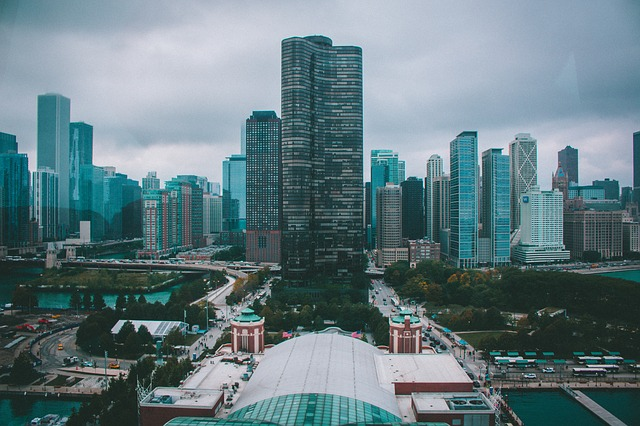
#> input picture OpenCV/src/buildings.jpg, 640 x 426 px
$ python lesson23.py
#> lines starting #> are read from the running program, lines starting #| are printed output that depends on the picture; after the words box and inside, x2 and y2 are one past the last pixel; in counts of white or black regions, pixels touching at a corner belong together
import cv2
import numpy as np
import copy

img = cv2.imread('src/buildings.jpg')
#> img is the input picture: shape (426, 640, 3); mean B, G, R 129.3, 123.3, 100.8
img_g = cv2.imread('src/buildings.jpg', 0)
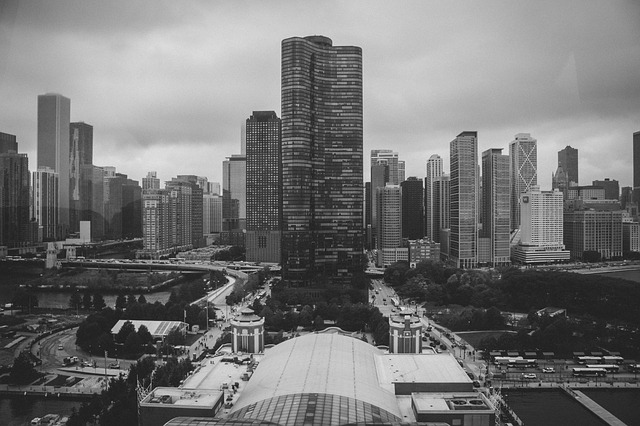
#> img_g: shape (426, 640); min 5, max 249, mean 117.3
h, w = img.shape[:2]
#> h = 426; w = 640
print(h, w)
#| 426 640
cv2.imshow('img', img)

img_harris = copy.deepcopy(img)
img_dst = cv2.cornerHarris(img_g, 2, 3, 0.04)
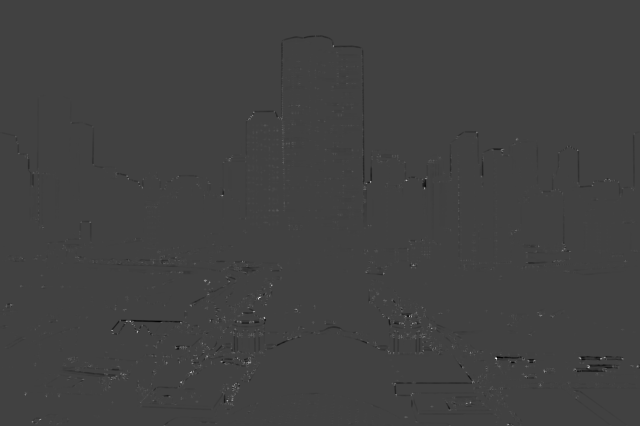
#> img_dst: shape (426, 640) float32; min -0.00651, max 0.0189, mean 5.38e-07; drawn with min black and max white
img_harris[img_dst > 0.05 * img_dst.max()] = [0, 0, 255]
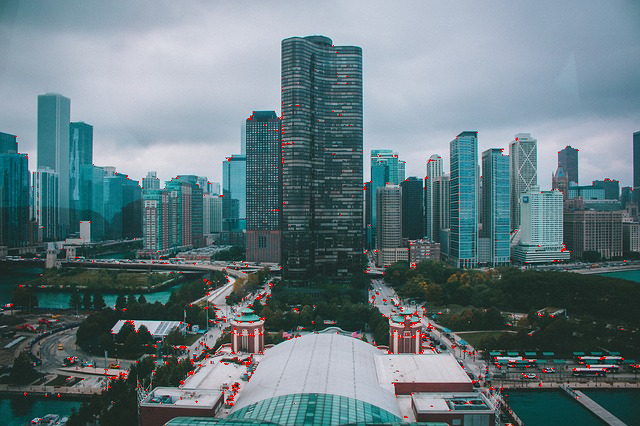
#> img_harris: shape (426, 640, 3); 0.75% of pixels changed, all inside (x1, y1, x2, y2) = (3, 45, 639, 426)
cv2.imshow('img_harris', img_harris)

img_kaze = copy.deepcopy(img)
kaze = cv2.KAZE_create()
kp1 = kaze.detect(img, None)
#> kp1 = 1138 keypoints; strongest (x, y, size): (153, 327, 9.8), (136, 324, 7.3), (401, 389, 9.9), (117, 327, 9.4)
img_kaze = cv2.drawKeypoints(img_kaze, kp1, None)
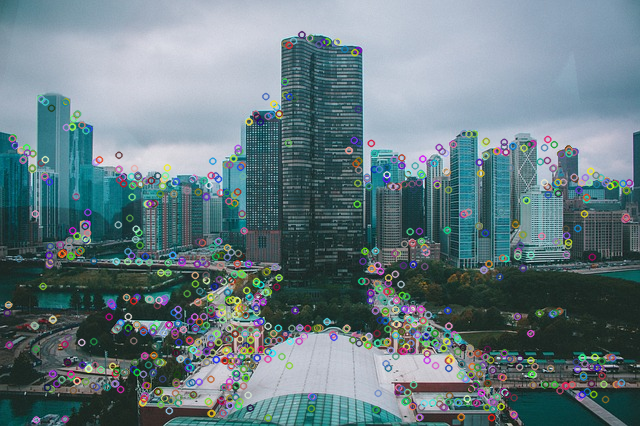
#> img_kaze: shape (426, 640, 3); mean B, G, R 130, 124.3, 103.3
cv2.imshow('img_kaze', img_kaze)

img_akaze = copy.deepcopy(img)
kaze = cv2.AKAZE_create()
kp1 = kaze.detect(img, None)
#> kp1 = 875 keypoints; strongest (x, y, size): (136, 324, 8.1), (116, 328, 8.1), (152, 327, 8.1), (155, 328, 11.4)
img_akaze = cv2.drawKeypoints(img_kaze, kp1, None)
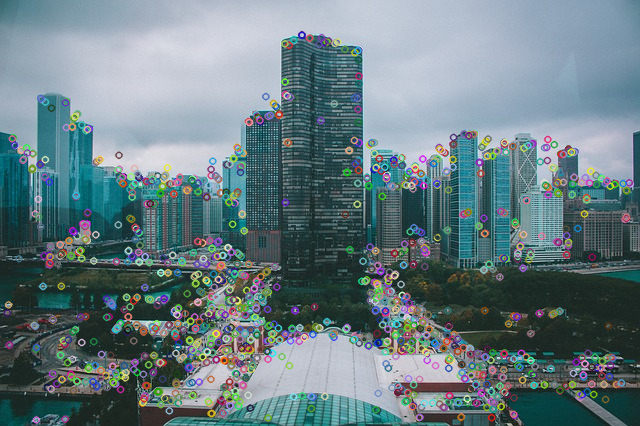
#> img_akaze: shape (426, 640, 3); mean B, G, R 130.4, 125, 104.7
cv2.imshow('img_akaze', img_akaze)

img_orb = copy.deepcopy(img)
orb = cv2.ORB_create()
kp2 = orb.detect(img_orb)
#> kp2 = 500 keypoints; strongest (x, y, size): (245, 362, 31), (496, 358, 31), (233, 386, 31), (236, 383, 31)
img_orb = cv2.drawKeypoints(img_orb, kp2, None)
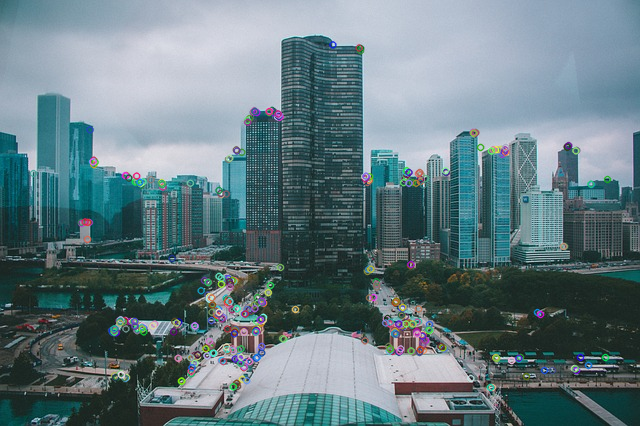
#> img_orb: shape (426, 640, 3); mean B, G, R 129.5, 123.4, 101.2
cv2.imshow('img_orb', img_orb)

cv2.waitKey(0)
cv2.destroyAllWindows()

$ run again, with OpenCV/src/Berry.jpg copied over OpenCV/src/buildings.jpg
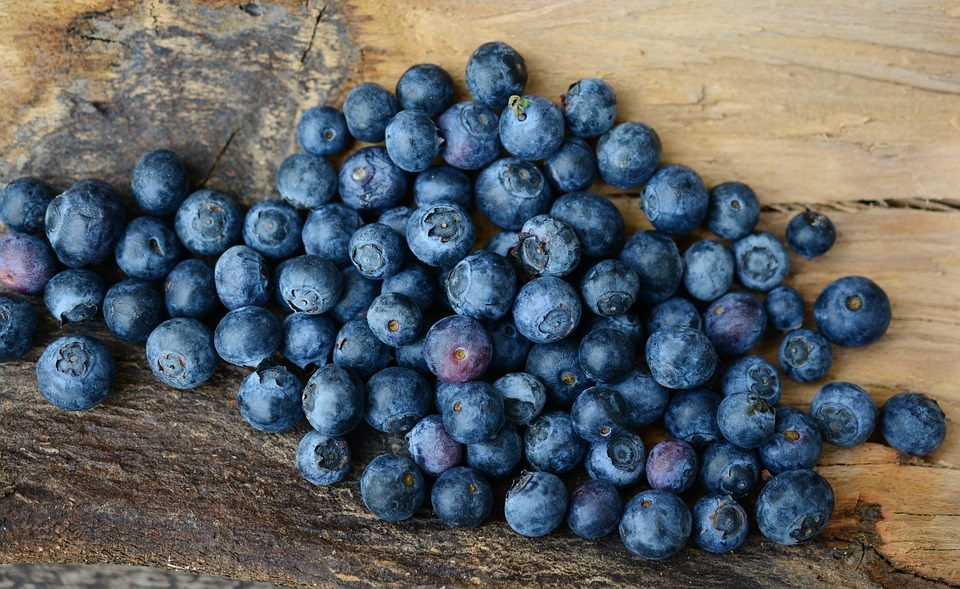
#> input picture OpenCV/src/Berry.jpg, 960 x 589 px
#> img is the input picture: shape (589, 960, 3); mean B, G, R 101.8, 99.7, 95.1
#| 589 960
#> `img_harris[img_dst > 0.05 * img_dst.max()] = [0, 0, 255]`:
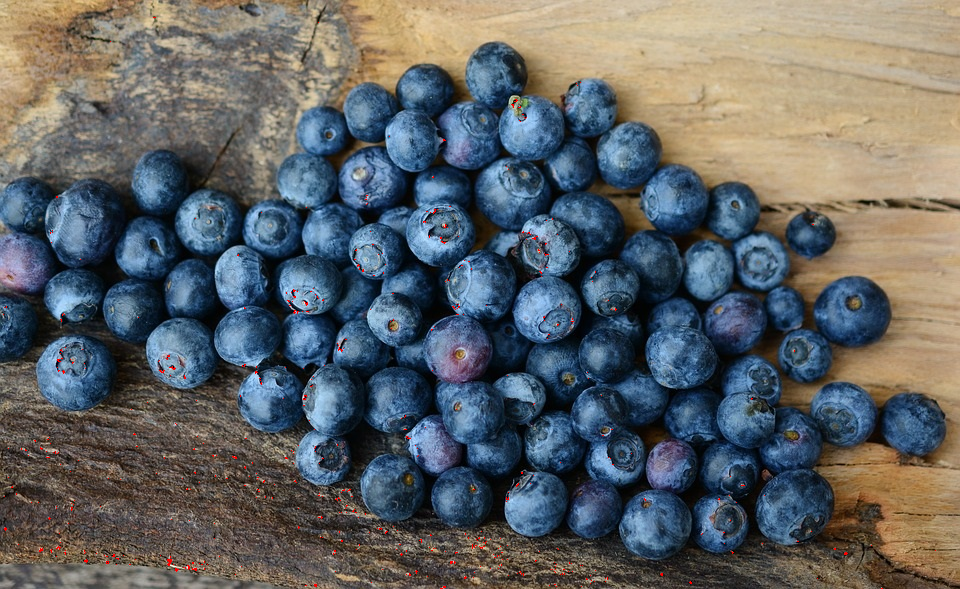
#> img_harris: shape (589, 960, 3); 0.21% of pixels changed, all inside (x1, y1, x2, y2) = (3, 17, 936, 589)
#> `kp1 = kaze.detect(img, None)`: kp1 = 2636 keypoints; strongest (x, y, size): (64, 300, 21.1), (516, 386, 16.8), (426, 243, 22.1), (599, 459, 15.3)
#> `kp1 = kaze.detect(img, None)`: kp1 = 2790 keypoints; strongest (x, y, size): (517, 385, 16.1), (431, 232, 5.7), (599, 459, 16.1), (253, 378, 8.1)
#> `img_akaze = cv2.drawKeypoints(img_kaze, kp1, None)`:
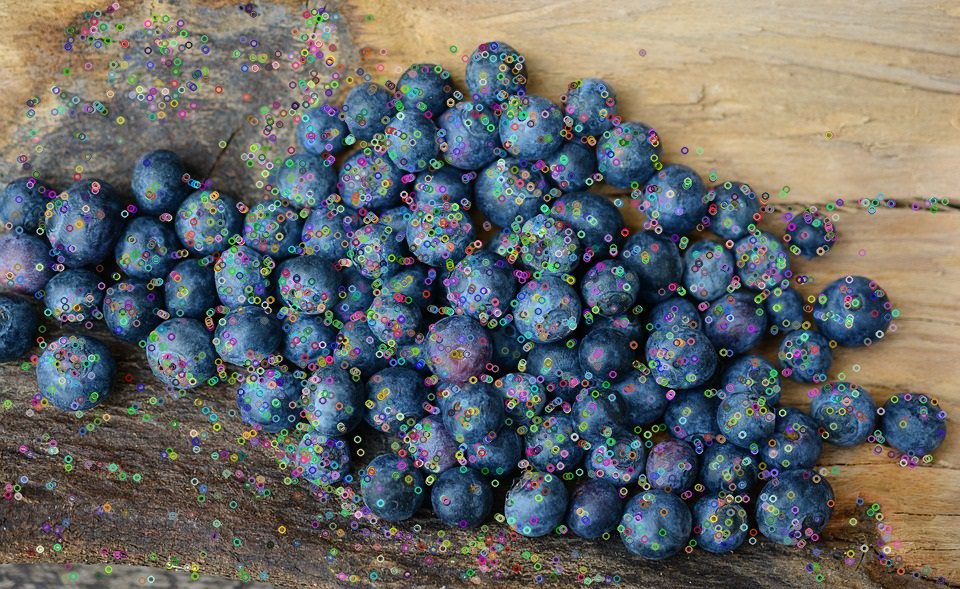
#> img_akaze: shape (589, 960, 3); mean B, G, R 103.8, 104.1, 101.6
#> kp2 = 500 keypoints; strongest (x, y, size): (295, 310, 31), (255, 372, 31), (292, 291, 31), (340, 348, 31)

$ run again, with OpenCV/src/Bus.jpg copied over OpenCV/src/buildings.jpg
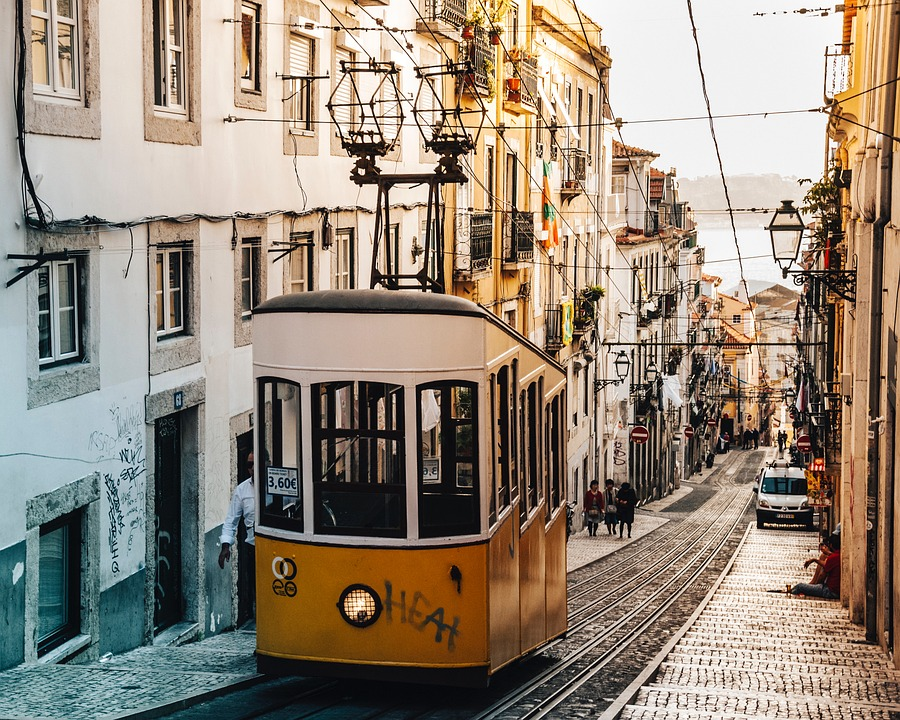
#> input picture OpenCV/src/Bus.jpg, 900 x 720 px
#> img is the input picture: shape (720, 900, 3); mean B, G, R 121.7, 136.7, 149.7
#| 720 900
#> `img_harris[img_dst > 0.05 * img_dst.max()] = [0, 0, 255]`:
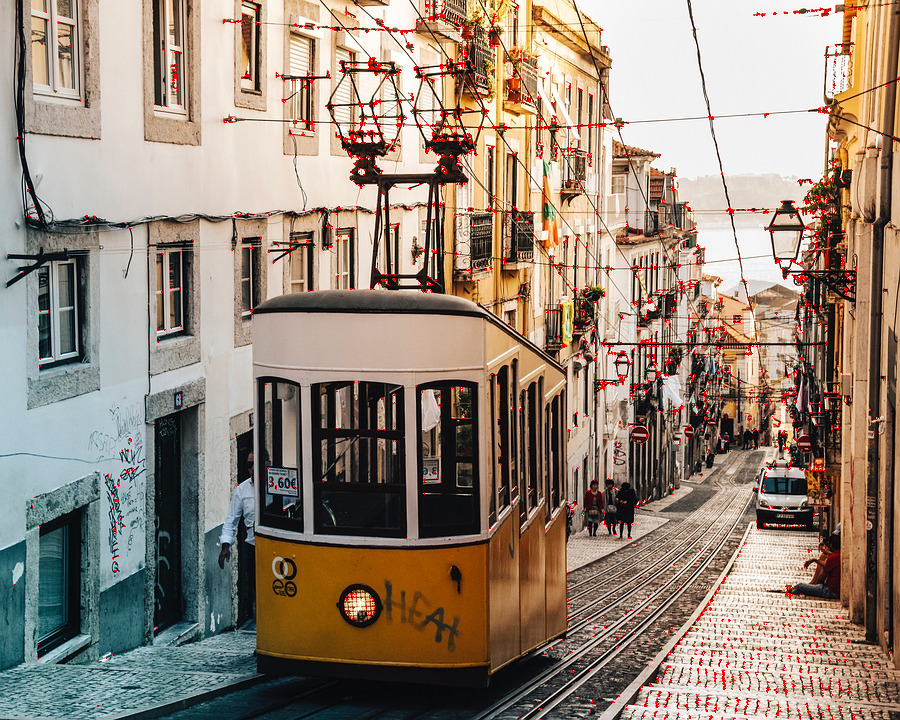
#> img_harris: shape (720, 900, 3); 1.55% of pixels changed, all inside (x1, y1, x2, y2) = (8, 0, 899, 720)
#> `kp1 = kaze.detect(img, None)`: kp1 = 6068 keypoints; strongest (x, y, size): (787, 207, 9.5), (359, 603, 15.8), (361, 171, 5.7), (384, 165, 13.1)
#> `kp1 = kaze.detect(img, None)`: kp1 = 5076 keypoints; strongest (x, y, size): (361, 171, 5.7), (785, 271, 5.7), (787, 206, 8.1), (359, 603, 16.1)
#> `img_akaze = cv2.drawKeypoints(img_kaze, kp1, None)`:
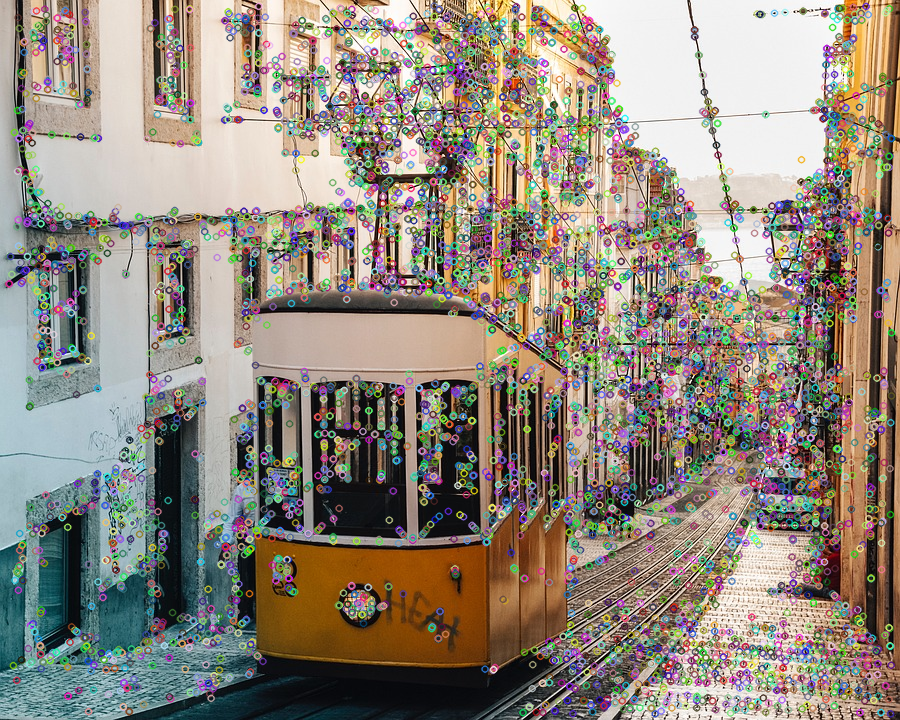
#> img_akaze: shape (720, 900, 3); mean B, G, R 124.8, 136.6, 145.7
#> kp2 = 500 keypoints; strongest (x, y, size): (752, 346, 31), (371, 67, 31), (374, 59, 31), (345, 65, 31)
